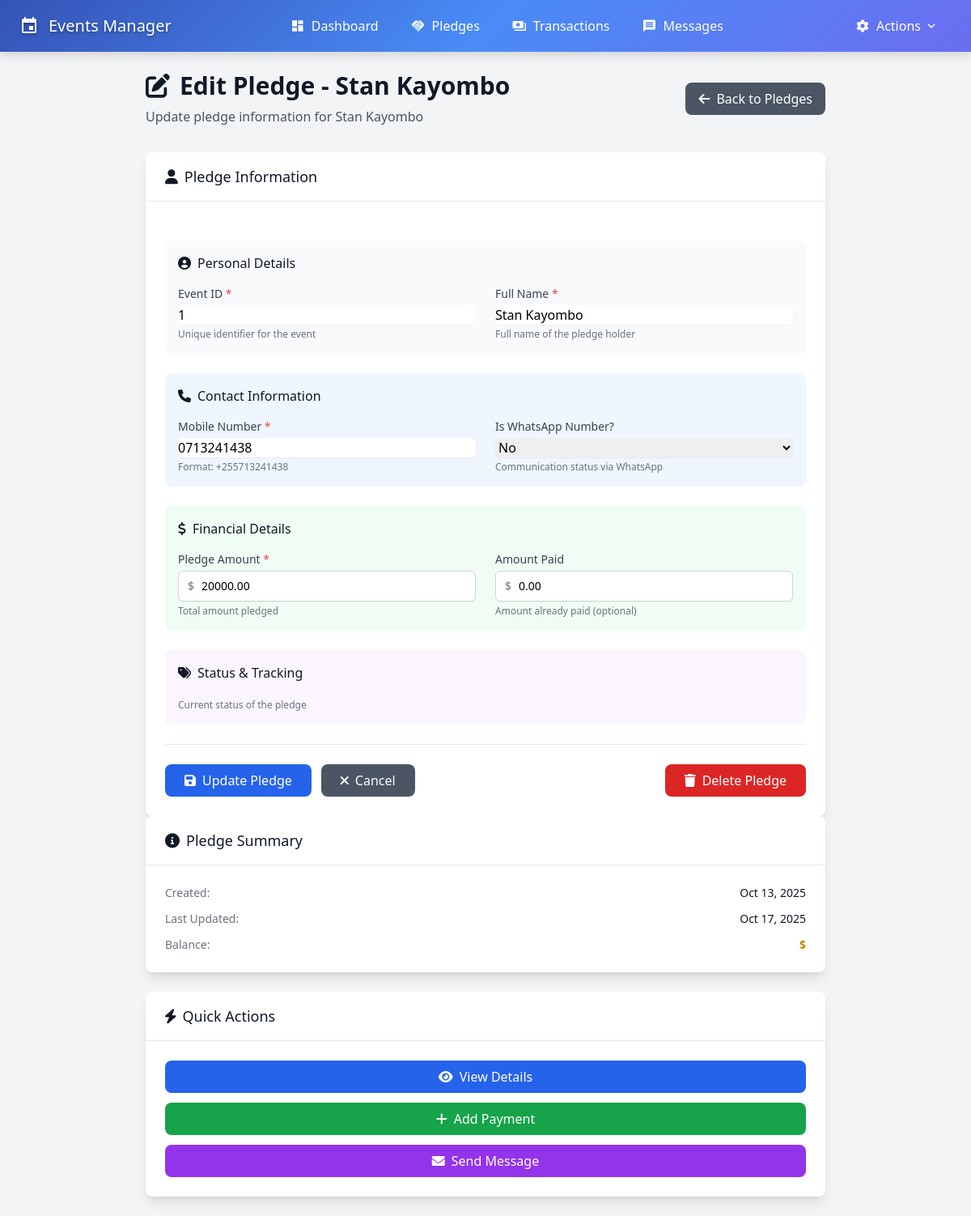
The app's page /pledges/1/edit/, older data.
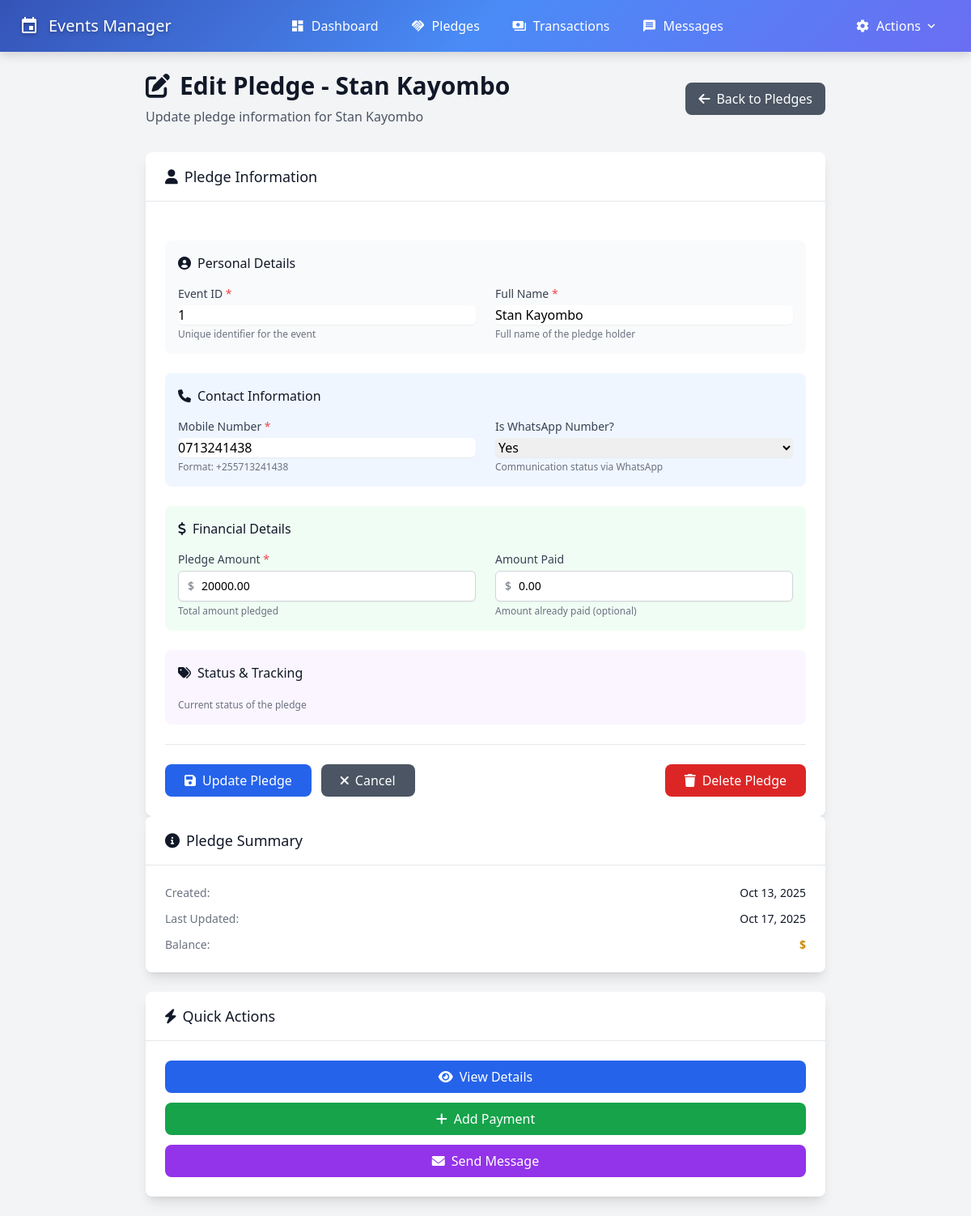
The same page, newer data.
### events/models.py (models this page shows, shortened)
class Pledges(models.Model):
    STATUS_CHOICES = [
        ('new', '🆕 New'),
        ('pending', '⏳ Pending'),
        ('partial', '📊 Partial Payment'),
        ('completed', '✅ Completed'),
        ('cancelled', '❌ Cancelled'),
    ]
    phone_regex = RegexValidator(
        regex=r'^\+?255[67]\d{8}$|^\+?0[67]\d{8}$',
        message="Phone number must be a valid Tanzanian number (e.g., +255123456789 or 0123456789)"
    )
    event_id = models.CharField(
        max_length=100,
        verbose_name="Event ID",
        help_text="Unique identifier for the event"
    )
    name = models.CharField(
        max_length=200,
        verbose_name="Full Name",
        help_text="Full name of the person making the pledge"
    )
    mobile_number = models.CharField(
        validators=[phone_regex],
        max_length=17,
        verbose_name="Mobile Number",
        help_text="Tanzanian mobile number (e.g., +255123456789)"
    )
    pledge = models.DecimalField(
        max_digits=12,
        decimal_places=2,
        verbose_name="Pledge Amount",
        help_text="Total amount pledged (TSH)"
    )
    amount_paid = models.DecimalField(
        max_digits=12,
        decimal_places=2,
        default=Decimal('0.00'),
        verbose_name="Amount Paid",
        help_text="Total amount paid so far (TSH)"
    )
    status = models.CharField(
        max_length=20,
        choices=STATUS_CHOICES,
        default='new',
        verbose_name="Pledge Status",
        help_text="Current status of the pledge"
    )
    whatsapp_status = models.BooleanField(
        default=False,
        verbose_name="Is WhatsApp Number?",
        help_text="Whether this mobile number supports WhatsApp"
    )
    created_at = models.DateTimeField(
        auto_now_add=True,
        verbose_name="Created At"
    )
    updated_at = models.DateTimeField(
        auto_now=True,
        verbose_name="Last Updated"
    )
    class Meta:
        db_table = 'pledges'
        verbose_name = 'Pledge'
        verbose_name_plural = 'Pledges'
        ordering = ['-created_at', 'name']
        indexes = [
            models.Index(fields=['event_id']),
            models.Index(fields=['status']),
            models.Index(fields=['created_at']),
        ]

### events/views.py (the view)
# urls.py: path('pledges/<int:pledge_id>/edit/', views.pledge_edit, name='pledge_edit'),
def pledge_edit(request, pledge_id):
    pledge = get_object_or_404(Pledges, id=pledge_id)
    is_modal = request.GET.get('modal') == '1' or request.POST.get('modal') == '1'
    if request.method == 'POST':
        form = PledgeForm(request.POST, instance=pledge)
        if form.is_valid():
            updated_pledge = form.save()
            if is_modal:
                return JsonResponse({
                    'success': True,
                    'message': f'Pledge for {updated_pledge.name} has been updated successfully.',
                    'redirect': reverse('events:pledge_list')
                })
            messages.success(request, f'Pledge for {updated_pledge.name} has been updated successfully.')
            return redirect('events:pledge_detail', pledge_id=updated_pledge.id)
        else:
            if is_modal:
                return JsonResponse({
                    'success': False,
                    'errors': form.errors,
                    'message': 'Please correct the errors below.'
                })
            messages.error(request, 'Please correct the errors below.')
    else:
        form = PledgeForm(instance=pledge)
    context = {
        'form': form,
        'pledge': pledge,
        'title': f'Edit Pledge - {pledge.name}',
        'submit_text': 'Update Pledge'
    }
    if is_modal:
        return render(request, 'events/pledge_modal_form.html', context)
    return render(request, 'events/pledge_form.html', context)

### events/templates/events/pledge_form.html (shortened to what the changed rows need)
{% extends 'events/base.html' %}
{% block content %}
<div class="flex flex-col md:flex-row justify-between items-start md:items-center mb-8">
    <div>
        <h1 class="text-3xl font-bold text-gray-900 flex items-center mb-2">
            <i class="fas fa-{% if pledge %}edit{% else %}plus{% endif %} mr-3"></i>{{ title }}
        </h1>
        <p class="text-gray-600">
            {% if pledge %}
                Update pledge information for {{ pledge.name }}
            {% else %}
                Create a new pledge entry for the event
            {% endif %}
        </p>
    </div>
</div>
<div class="max-w-4xl mx-auto">
    <div class="bg-white rounded-lg shadow-lg">
        <div class="p-6">
            <form method="post" novalidate class="space-y-6">
                <div class="bg-gray-50 rounded-lg p-4">
                    <div class="grid grid-cols-1 md:grid-cols-2 gap-6">
                        <div>
                            <label for="{{ form.event_id.id_for_label }}" class="block text-sm font-medium text-gray-700 mb-1">
                                {{ form.event_id.label }} <span class="text-red-500">*</span>
                            </label>
                            {{ form.event_id }}
                            <div class="mt-1 text-xs text-gray-500">Unique identifier for the event</div>
                        </div>
                        <div>
                            <label for="{{ form.name.id_for_label }}" class="block text-sm font-medium text-gray-700 mb-1">
                                {{ form.name.label }} <span class="text-red-500">*</span>
                            </label>
                            {{ form.name }}
                            <div class="mt-1 text-xs text-gray-500">Full name of the pledge holder</div>
                        </div>
                    </div>
                </div>
                <div class="bg-blue-50 rounded-lg p-4">
                    <div class="grid grid-cols-1 md:grid-cols-2 gap-6">
                        <div>
                            <label for="{{ form.mobile_number.id_for_label }}" class="block text-sm font-medium text-gray-700 mb-1">
                                {{ form.mobile_number.label }} <span class="text-red-500">*</span>
                            </label>
                            {{ form.mobile_number }}
                            <div class="mt-1 text-xs text-gray-500">Format: +255713241438</div>
                        </div>
                        <div>
                            <label for="{{ form.whatsapp_status.id_for_label }}" class="block text-sm font-medium text-gray-700 mb-1">
                                {{ form.whatsapp_status.label }}
                            </label>
                            {{ form.whatsapp_status }}
                            <div class="mt-1 text-xs text-gray-500">Communication status via WhatsApp</div>
                        </div>
                    </div>
                </div>
                <div class="bg-green-50 rounded-lg p-4">
                    <div class="grid grid-cols-1 md:grid-cols-2 gap-6">
                        <div>
                            <div class="relative">
                                <div class="absolute inset-y-0 left-0 pl-3 flex items-center pointer-events-none">
                                    <span class="text-gray-500 sm:text-sm">$</span>
                                </div>
                                <input type="number" name="{{ form.pledge.name }}" id="{{ form.pledge.id_for_label }}"
                                       step="0.01" min="0" placeholder="0.00"
                                       class="mt-1 block w-full pl-7 pr-3 py-2 border border-gray-300 rounded-md shadow-sm focus:border-blue-500 focus:ring-blue-500 sm:text-sm"
                                       value="{{ form.pledge.value|default:'' }}">
                            </div>
                        </div>
                        <div>
                            <div class="relative">
                                <div class="absolute inset-y-0 left-0 pl-3 flex items-center pointer-events-none">
                                    <span class="text-gray-500 sm:text-sm">$</span>
                                </div>
                                <input type="number" name="{{ form.amount_paid.name }}" id="{{ form.amount_paid.id_for_label }}"
                                       step="0.01" min="0" placeholder="0.00"
                                       class="mt-1 block w-full pl-7 pr-3 py-2 border border-gray-300 rounded-md shadow-sm focus:border-blue-500 focus:ring-blue-500 sm:text-sm"
                                       value="{{ form.amount_paid.value|default:'0.00' }}">
                            </div>
                        </div>
                    </div>
                </div>
            </form>
        </div>
    </div>
    <div class="mt-8 lg:mt-0 space-y-6">
        {% if pledge %}
            <div class="bg-white rounded-lg shadow-lg">
                <div class="px-6 py-4 border-b border-gray-200">
                    <h6 class="text-lg font-medium text-gray-900 flex items-center">
                        <i class="fas fa-info-circle mr-2"></i>Pledge Summary
                    </h6>
                </div>
                <div class="p-6">
                    <dl class="space-y-3">
                        <div class="flex justify-between">
                            <dt class="text-sm font-medium text-gray-500">Created:</dt>
                            <dd class="text-sm text-gray-900">{{ pledge.created_at|date:"M d, Y" }}</dd>
                        </div>
                        <div class="flex justify-between">
                            <dt class="text-sm font-medium text-gray-500">Last Updated:</dt>
                            <dd class="text-sm text-gray-900">{{ pledge.updated_at|date:"M d, Y" }}</dd>
                        </div>
                        <div class="flex justify-between">
                            <dt class="text-sm font-medium text-gray-500">Balance:</dt>
                            <dd class="text-sm">
                                {% if pledge.pledge > pledge.amount_paid %}
                                    <span class="font-semibold text-yellow-600">
                                        ${{ pledge.pledge|floatformat:2|add:"-"|add:pledge.amount_paid|floatformat:2 }}
                                    </span>
                                {% else %}
                                    <span class="font-semibold text-green-600">$0.00</span>
                                {% endif %}
                            </dd>
                        </div>
                    </dl>
                </div>
            </div>
            <div class="bg-white rounded-lg shadow-lg">
                <div class="px-6 py-4 border-b border-gray-200">
                    <h6 class="text-lg font-medium text-gray-900 flex items-center">
                        <i class="fas fa-bolt mr-2"></i>Quick Actions
                    </h6>
                </div>
                <div class="p-6">
                    <div class="space-y-3">
                        <a href="{% url 'events:pledge_detail' pledge.id %}" class="w-full bg-blue-600 hover:bg-blue-700 text-white font-medium py-2 px-4 rounded-lg inline-flex items-center justify-center transition duration-200">
                            <i class="fas fa-eye mr-2"></i>View Details
                        </a>
                        <button onclick="openModal('{% url 'events:transaction_create' %}?pledge_id={{ pledge.id }}&modal=1')" class="w-full bg-green-600 hover:bg-green-700 text-white font-medium py-2 px-4 rounded-lg inline-flex items-center justify-center transition duration-200">
                            <i class="fas fa-plus mr-2"></i>Add Payment
                        </button>
                        <a href="{% url 'events:message_create' %}?pledge_id={{ pledge.id }}" class="w-full bg-purple-600 hover:bg-purple-700 text-white font-medium py-2 px-4 rounded-lg inline-flex items-center justify-center transition duration-200">
                            <i class="fas fa-envelope mr-2"></i>Send Message
                        </a>
                    </div>
                </div>
            </div>
        {% endif %}
    </div>
</div>
{% endblock %}

Row changes from the older to the newer data that the page shows:
changed Pledges "Stan Kayombo": whatsapp_status "No" → "Yes"
